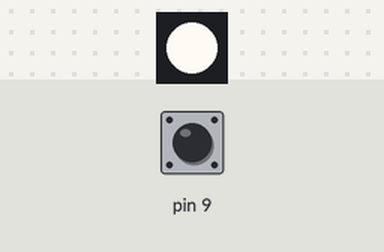
Simulated run of this sketch. Board: Arduino Uno, built with avr-gcc and run on an emulated ATmega328P. On the bench: 1 RGB LEDs in strip order, left to right. The test bench sets the inputs (shaded band); at power-on: pin 9 LOW. The strip is taken to match the declared colour order.

Above: at 1.2 s.
1.3 s: pin 9 pulsed HIGH 2 times (0.12 s each, 0.3 s apart)
At 1.76 s:
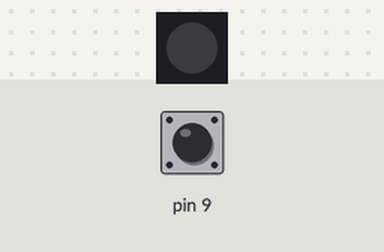
Timing chart, 0 to 4.3 s (numbered marks = the images above; inputs shaded):
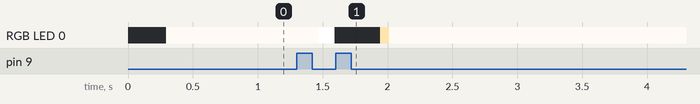

Measured:
- after the input at 1.3 s, RGB LED 0: RGB(255, 251, 244) → RGB(255, 255, 255) after 0.17 s, → off 0.12 s later, → RGB(255, 228, 173) 0.35 s later, → RGB(255, 251, 244) 0.07 s later

The sketch:

Kiste.ino
```cpp
#include "Arduino.h"
#include <Adafruit_NeoPixel.h>
#include "FindlingDoorController.h"

// FindlingDoorController door_01 = FindlingDoorController(9, 6, 255, 255, 10, 171, 10, 0);
 FindlingDoorController door_01 = FindlingDoorController(9, 6, 255, 255, 171, 255, 0, 255);

void setup() {
  door_01.shut();
//  Serial.begin(9600);
//  Serial.println("findl.ing light controller");
}

void loop() {
  door_01.checkAndSetLight();
  door_01.update();
}
```

FindlingDoorController.cpp
```cpp
#include "FindlingDoorController.h"

FindlingDoorController::FindlingDoorController(
        int buttonPin,
        int lightPin,
        int i_redStart,
        int i_redEnd,
        int i_greenStart,
        int i_greenEnd,
        int i_blueStart,
        int i_blueEnd)
: _button(buttonPin),
  _light(lightPin,i_redStart,i_redEnd,i_greenStart,i_greenEnd,i_blueStart,i_blueEnd)
{
}

void FindlingDoorController::checkAndSetLight()
{
  if(_button.isOn()){
    _light.turnOn();
  }else{
    _light.turnOff();
  }
}

void FindlingDoorController::update(){
  _light.update();
}
void FindlingDoorController::shut(){
  _light.off();
}
void FindlingDoorController::printState()
{
  _button.printState();
  _light.printState();
}
```

FindlingDoorController.h
```cpp
#ifndef FindlingDoorController_h
#define FindlingDoorController_h

#include "FindlingTouchToggleButton.h"
#include "FindlingNeoPixel.h"
#include "Arduino.h"

class FindlingDoorController
{
  public:
    FindlingDoorController(
        int buttonPin,
        int lightPin,
        int i_redStart,
        int i_redEnd,
        int i_greenStart,
        int i_greenEnd,
        int i_blueStart,
        int i_blueEnd);
    void checkAndSetLight();
    void update();
    void shut();
    void printState();
  private:
    FindlingTouchToggleButton _button;
    FindlingNeoPixel _light;
};

#endif
```

FindlingNeoPixel.cpp
```cpp
#include "FindlingNeoPixel.h"

#define TURNING_ON_INCREMENT 4
#define TURNING_OFF_DECREMENT 8

FindlingNeoPixel::FindlingNeoPixel(
  int pin,
  int i_redStart,
  int i_redEnd,
  int i_greenStart,
  int i_greenEnd,
  int i_blueStart,
  int i_blueEnd)
//: pixels(Adafruit_NeoPixel(1, pin, NEO_GRB + NEO_KHZ800))
  : pixels(1, pin, NEO_RGB + NEO_KHZ800)
{
  pinMode(pin, OUTPUT);
  _pin = pin;
  ioTime = 10;
  previousMillis = 0;
  t = 0;
  isOff = true;
  isOn = false;
  isTurningOn = false;
  isTurningOff = false;

  redStart = i_redStart;
  redEnd = i_redEnd;
  greenStart = i_greenStart;
  greenEnd = i_greenEnd;
  blueStart = i_blueStart;
  blueEnd = i_blueEnd;

  pixels.begin(); // This initializes the NeoPixel library.
}

void FindlingNeoPixel::turnOn()
{
  isTurningOn = true;
  isTurningOff = false;
  Serial.println("turningOn");
}

void FindlingNeoPixel::turnOff()
{
  isTurningOff = true;
  isTurningOn = false;
  Serial.println("turningOff");
}
void FindlingNeoPixel::off()
{
  turnOff();
  pixels.setPixelColor(0, pixels.Color(0, 0, 0));
  pixels.show(); // This sends the updated pixel color to the hardware.
  Serial.println("off");
}

void FindlingNeoPixel::update()
{
  if (isTurningOn && (t == 100)) {
    isOn = true;
    isTurningOn = false;
    t = 100;
  }
  if (isTurningOff && (t <= 0)) {
    isTurningOff = false;
    isOff = true;
    t = 0;
    pixels.setPixelColor(0, pixels.Color(0, 0, 0));
    pixels.show(); // This sends the updated pixel color to the hardware.
  }
  unsigned long currentMillis = millis();
  if (isTurningOn && (currentMillis - previousMillis >= ioTime)) {
    int r = nextColor(redStart, redEnd, t);
    int g = nextColor(greenStart, greenEnd, t);
    int b = nextColor(blueStart, blueEnd, t);
    Serial.print("Turning on:  "); Serial.print(r); Serial.print(":"); Serial.print(g); Serial.print(":"); Serial.println(b);
    pixels.setPixelColor(0, pixels.Color(r, g, b));
    pixels.show(); // This sends the updated pixel color to the hardware.
    previousMillis = currentMillis;   // Remember the time
    t += TURNING_ON_INCREMENT;
  }
  if (isTurningOff && (currentMillis - previousMillis >= ioTime)) {
    int r = nextColor(redStart, redEnd, t);
    int g = nextColor(greenStart, greenEnd, t);
    int b = nextColor(blueStart, blueEnd, t);
    Serial.print("Turning off: "); Serial.print(r); Serial.print(":"); Serial.print(g); Serial.print(":"); Serial.println(b);
    pixels.setPixelColor(0, pixels.Color(r, g, b));
    pixels.show(); // This sends the updated pixel color to the hardware.
    previousMillis = currentMillis;   // Remember the time
    t -= TURNING_OFF_DECREMENT;
  }

}

void FindlingNeoPixel::printState()
{
  Serial.print("State: ");
  Serial.print("isTurningOn:");
  Serial.print(isTurningOn);
  Serial.print(", isOn:");
  Serial.print(isOn);
  Serial.print(", isTurningOff:");
  Serial.print(isTurningOff);
  Serial.print(", isOff:");
  Serial.println(isOff);
}

int FindlingNeoPixel::nextColor(int colorStart, int colorEnd, int t) {
  float T = t / 100.0;
  return (int)((float)colorStart + ((float)colorEnd - (float)colorStart) * T);
}
```

FindlingNeoPixel.h
```cpp
#ifndef FindlingNeoPixel_h
#define FindlingNeoPixel_h

#include "Arduino.h"
#include <Adafruit_NeoPixel.h>

class FindlingNeoPixel
{
  public:
    FindlingNeoPixel(
        int pin,
        int i_redStart,
        int i_redEnd,
        int i_greenStart,
        int i_greenEnd,
        int i_blueStart,
        int i_blueEnd);
    void turnOn();
    void turnOff();
    void off();
    void update();
    void printState();
  private:
    Adafruit_NeoPixel pixels;
    int _pin;
    long ioTime;    // milliseconds of off-time
    unsigned long previousMillis;  	// will store last time LED was updated
    int t;
    int redStart;
    int redEnd;
    int greenStart;
    int greenEnd;
    int blueStart;
    int blueEnd;
    boolean isTurningOn;
    boolean isOn;
    boolean isTurningOff;
    boolean isOff;

    int nextColor(int colorStart, int colorEnd, int t);
};

#endif
```

FindlingTouchToggleButton.cpp
```cpp
#include "FindlingTouchToggleButton.h"

FindlingTouchToggleButton::FindlingTouchToggleButton(int pin)
{
  pinMode(pin, INPUT);
  _pin = pin;
  _isOn = false;
  _buttonState = HIGH;
  _lastButtonState = LOW;
  _lastDebounceTime = 0;
  _debounceDelay = 50;
}

boolean FindlingTouchToggleButton::isOn()
{
  // read the state of the switch into a local variable:
  int reading = digitalRead(_pin);
  // If the switch changed, due to noise or pressing:
  if (reading != _lastButtonState) {
    // reset the debouncing timer
    _lastDebounceTime = millis();
  }

  if ((millis() - _lastDebounceTime) > _debounceDelay) {
    // whatever the reading is at, it's been there for longer
    // than the debounce delay, so take it as the actual current state:

    // if the button state has changed:
    if (reading != _buttonState) {
      _buttonState = reading;

      // only toggle the LED if the new button state is LOW
      if (_buttonState == LOW) {
        Serial.print("Toggle button state from ");
        Serial.print(_isOn);
        Serial.print(" to ");
        Serial.println(!_isOn);
        _isOn = !_isOn;
      }
    }

  }
  _lastButtonState = reading;

  return _isOn;
}

void FindlingTouchToggleButton::printState()
{
  Serial.print("State: ");
  Serial.print("_isOn:");
  Serial.println(isOn());
}
```

FindlingTouchToggleButton.h
```cpp
#ifndef FindlingTouchToggleButton_h
#define FindlingTouchToggleButton_h

#include "Arduino.h"

class FindlingTouchToggleButton
{
  public:
    FindlingTouchToggleButton(int pin);
    boolean isOn();
    void printState();

  private:
    int _pin;
    boolean _isOn;
    int _buttonState;             // the current reading from the input pin
    int _lastButtonState;   // the previous reading from the input pin
    long _lastDebounceTime;  // the last time the output pin was toggled
    long _debounceDelay;    // the debounce time; increase if the output flickers
};

#endif
```
